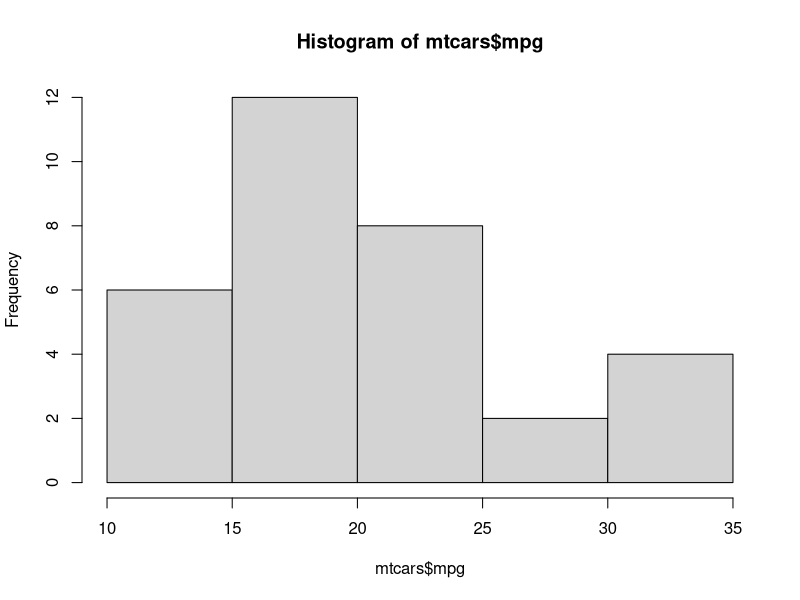
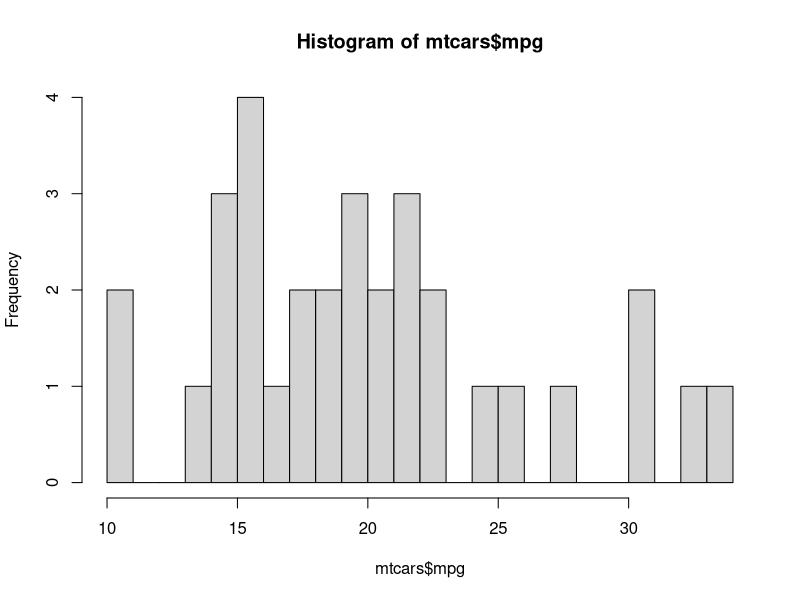

Here is the R script that generated these plots, in order:
## ---------------------------
## Script name: Explore a dataset
## Purpose of script: Use base R functions to better understand the data
##
## Author: chambm06
## Date created: 2021-10-20
## Date last updated: 
## Updated by: 
## Copyright (c) Kent Public Health Observatory, Kent County Council, 2021
## Email: kpho@kent.gov.uk
##
## ---------------------------
## Notes:
##   
## These steps will usually be done at the start of a project in the console, 
## rather than the script itself. It can be useful to use the number of rows 
## or number of columns in a data frame for data manipulation.
##
## ---------------------------


# Use the mtcars dataset. This is built into R and should always be available
# View() function will create a new tab in Rstudio to browse and filter the 
# dataset. 
View(mtcars)

# The head() function prints the first six rows of every column in the console
# but it is possible to change this default behaviour
head(mtcars)
head(mtcars, n = 10)

# Check what class of object it is
class(mtcars)

# Check the structure of each variable
str(mtcars)

# Find out the how many rows and columns it contains using dim() function
dim(mtcars)

# Alternatively use nrow() and ncol()
nrow(mtcars)
ncol(mtcars)

# Create a summary output of each variable (or column)
# Note that summary() does not apply to the row names
summary(mtcars)

# View the distrubution of a numeric variable in a histogram
hist(mtcars$mpg)

# Add more breaks if required
hist(mtcars$mpg, breaks = 20)
